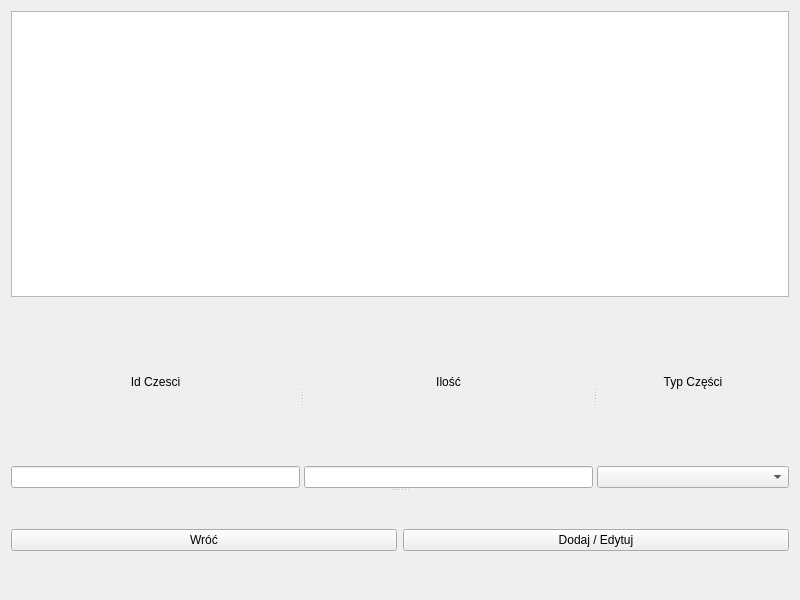
<?xml version="1.0" encoding="UTF-8"?>
<ui version="4.0">
 <class>ZarzadzanieCzesciami</class>
 <widget class="QWidget" name="ZarzadzanieCzesciami">
  <property name="geometry">
   <rect>
    <x>0</x>
    <y>0</y>
    <width>800</width>
    <height>600</height>
   </rect>
  </property>
  <property name="windowTitle">
   <string>Form</string>
  </property>
  <layout class="QVBoxLayout" name="verticalLayout_4">
   <item>
    <widget class="QTableView" name="tablica"/>
   </item>
   <item>
    <widget class="QSplitter" name="splitter_2">
     <property name="orientation">
      <enum>Qt::Vertical</enum>
     </property>
     <widget class="QSplitter" name="splitter">
      <property name="orientation">
       <enum>Qt::Horizontal</enum>
      </property>
      <widget class="QWidget" name="layoutWidget">
       <layout class="QVBoxLayout" name="verticalLayout">
        <item>
         <widget class="QLabel" name="Id_Label">
          <property name="text">
           <string>Id Czesci</string>
          </property>
          <property name="alignment">
           <set>Qt::AlignCenter</set>
          </property>
         </widget>
        </item>
        <item>
         <widget class="QLineEdit" name="Id_Line"/>
        </item>
       </layout>
      </widget>
      <widget class="QWidget" name="layoutWidget">
       <layout class="QVBoxLayout" name="verticalLayout_2">
        <item>
         <widget class="QLabel" name="Ilosc_Label">
          <property name="text">
           <string>Ilość</string>
          </property>
          <property name="alignment">
           <set>Qt::AlignCenter</set>
          </property>
         </widget>
        </item>
        <item>
         <widget class="QLineEdit" name="Ilosc_Line"/>
        </item>
       </layout>
      </widget>
      <widget class="QWidget" name="">
       <layout class="QVBoxLayout" name="verticalLayout_3">
        <item>
         <widget class="QLabel" name="label">
          <property name="text">
           <string>Typ Części</string>
          </property>
          <property name="alignment">
           <set>Qt::AlignCenter</set>
          </property>
         </widget>
        </item>
        <item>
         <widget class="QComboBox" name="comboBox"/>
        </item>
       </layout>
      </widget>
     </widget>
     <widget class="QWidget" name="">
      <layout class="QHBoxLayout" name="horizontalLayout">
       <item>
        <widget class="QPushButton" name="Wroc_Button">
         <property name="text">
          <string>Wróć</string>
         </property>
        </widget>
       </item>
       <item>
        <widget class="QPushButton" name="pushButton">
         <property name="text">
          <string>Dodaj / Edytuj</string>
         </property>
        </widget>
       </item>
      </layout>
     </widget>
    </widget>
   </item>
  </layout>
 </widget>
 <resources/>
 <connections/>
</ui>
